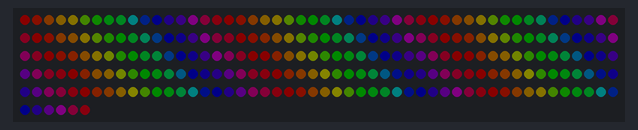
The sketch below on a simulated Arduino Uno, built with avr-gcc and run on an emulated ATmega328P. Parts: 256 RGB LEDs in strip order, left to right, continuing on the next row. Dim RGB values are drawn brighter than linear.

Above: at 1.1 s.

The sketch:

fastled-test.ino
```cpp
/* fill_colours
 *
 * By: Andrew Tuline
 *
 * Date: July, 2015
 *
 * This example provides ways of filling the strand with colours such as:
 *
 * - fill_solid for a single colour across the entire strip
 * - fill_gradient for one or more colours across the section of, or the entire strip
 * - fill_rainbow for a whole enchalada of colours across sections of, or the entire the strip
 *
 * In order to keep the code simple, you will only see the last colour definition. Uncomment the one you want to see.
 *
 * References:
 *
 * http://fastled.io/docs/3.1/group___colorutils.html
 * https://github.com/FastLED/FastLED/wiki/Pixel-reference#predefined-colors-list
 *
 */

#include "FastLED.h"                                          // FastLED library.

#if FASTLED_VERSION < 3001000
#error "Requires FastLED 3.1 or later; check github for latest code."
#endif

// Fixed definitions cannot change on the fly.
#define LED_DT 6                                    // Data pin to connect to the strip.
#define LED_CK 11                                             // Clock pin for WS2801 or APA102.
#define COLOR_ORDER BGR                                       // It's GRB for WS2812 and BGR for APA102.
#define LED_TYPE APA102                                       // Using APA102, WS2812, WS2801. Don't forget to change LEDS.addLeds.
#define NUM_LEDS 256                                  // Number of LED's.

// Global variables can be changed on the fly.
uint8_t max_bright = 128;                                      // Overall brightness definition. It can be changed on the fly.

struct CRGB leds[NUM_LEDS];                                   // Initialize our LED array.

// Colours defined for below
long firstval = 0xff00ff;
CRGB rgbval(50,0,500);
CHSV hsvval(100,255,200);
uint8_t startpos = 0;
int endpos = NUM_LEDS-1;

uint8_t thishue = 0;
uint8_t deltahue = 15;


void setup() {

  Serial.begin(57600);                                        // Initialize serial port for debugging.
  delay(1000);                                                // Soft startup to ease the flow of electrons.

  LEDS.addLeds<LED_TYPE, LED_DT, LED_CK, COLOR_ORDER>(leds, NUM_LEDS);  // Use this for WS2801 or APA102
//  LEDS.addLeds<LED_TYPE, LED_DT, COLOR_ORDER>(leds, NUM_LEDS);  // Use this for WS2812

  FastLED.setBrightness(10);
  set_max_power_in_volts_and_milliamps(5, 500);               // FastLED Power management set at 5V, 500mA.

} // setup()


void loop () {                                                // Several different ways to fill the strand with a solid colour.

// fill_solid section
//  fill_solid(leds,NUM_LEDS, firstval);                        // A 'long' RGB value
//  fill_solid(leds, NUM_LEDS, CRGB::HotPink);                  // https://github.com/FastLED/FastLED/wiki/Pixel-reference#predefined-colors-list
//  fill_solid(leds, NUM_LEDS, rgbval);                         // 8 bit values inside the colour definition
//  fill_solid(leds, NUM_LEDS, hsvval);                         // 8 bit values inside the colour definition

//  fill_solid(leds, 5, rgbval);
//  fill_solid(leds+5,5, CRGB::Green);
//  fill_solid(leds+10,5, hsvval);

// fill_gradient section
//  fill_gradient_RGB(leds, startpos, 0x000011, endpos, 0x110000);   // You can mix and match long values and CRGB values. Remember, endpos goes up to NUM_LEDS-1
//  fill_gradient_RGB(leds, NUM_LEDS, CRGB(50,0,200), CRGB(80,200,240));  // up to 4 CRGB (or long) values

//FORWARD_HUES, BACKWARD_HUES, SHORTEST_HUES, LONGEST_HUES
//  fill_gradient(leds, startpos, CHSV(50, 255,255) , endpos, CHSV(150,255,255), SHORTEST_HUES);
//  fill_gradient(leds, NUM_LEDS, CHSV(50, 255,255), CHSV(100,255,255), LONGEST_HUES);    // up to 4 CHSV values

// fill_rainbow section
  fill_rainbow(leds, NUM_LEDS, thishue, deltahue);            // Use FastLED's fill_rainbow routine.
//  fill_solid(leds,NUM_LEDS,0);                                // Clear the strip for. . .
//  fill_rainbow(leds+1, NUM_LEDS-2, thishue, deltahue);        // One pixel border at each end.

  FastLED.show();                         // Power managed display

} // loop()
```
